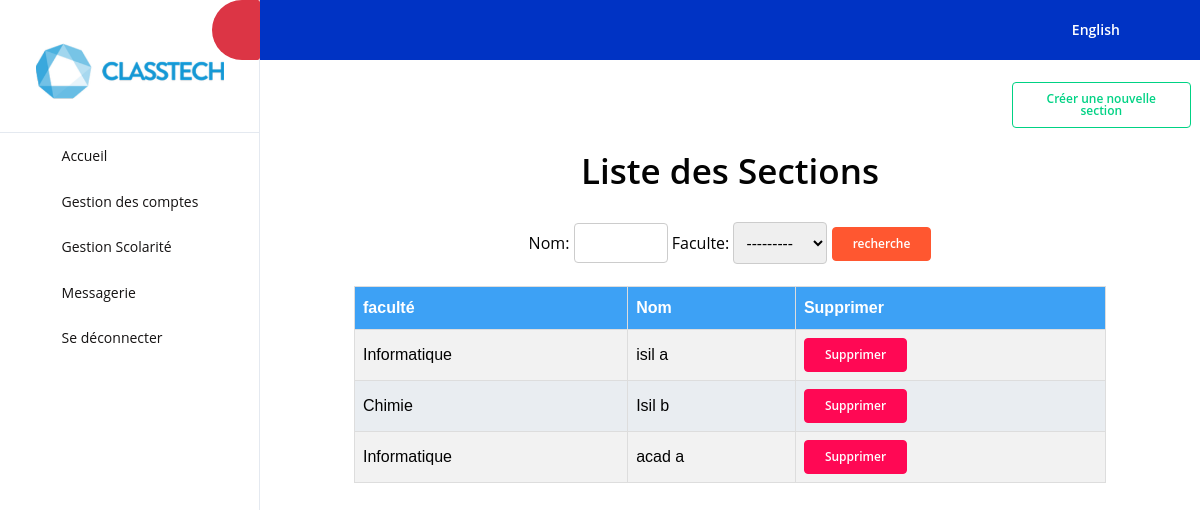
Screenshot of /section/ with the database file from the repository.
### gestion/models.py (models this page shows, shortened)
class faculte(models.Model):
    nom=models.CharField(max_length=50)
    etablissement=models.ForeignKey("etablissement", on_delete=models.CASCADE)
    def __str__(self):
        return self.nom

class section (models.Model):
    nom=models.CharField(max_length=20)
    faculte=models.ForeignKey("faculte", on_delete=models.CASCADE)

### gestion/views.py (the view)
# urls.py: path('section/',sectiontable,name="section"),
def sectiontable(request):
    sec=section.objects.all()
    myfilter=sectionfilter(request.GET ,queryset=sec)
    sec=myfilter.qs
    return render(request,'create/section.html',{'sec':sec,'myfilter':myfilter})

### gestion/templates/create/section.html (shortened to what this page needs)
{% load static %}
<!DOCTYPE html>
<html lang="en">
  <head>
    <link rel="stylesheet" href="{% static 'assets/vendors/mdi/css/materialdesignicons.min.css' %}">
    <link rel="stylesheet" href="{% static 'assets/vendors/flag-icon-css/css/flag-icon.min.css' %}">
    <link rel="stylesheet" href="{% static 'assets/vendors/css/vendor.bundle.base.css' %}">
    <link rel="stylesheet" href="{% static 'assets/vendors/jquery-bar-rating/css-stars.css' %}">
    <link rel="stylesheet" href="{% static 'assets/vendors/font-awesome/css/font-awesome.min.css' %}" >
    <link rel="stylesheet" href="{% static 'assets/css/demo_1/style.css' %}" />
  </head>
  <body>
    <div class="container-scroller">
      <nav class="sidebar sidebar-offcanvas offcanvas-fixed " id="sidebar">
        <ul class="nav">
          <li class="nav-item nav-profile border-bottom">
            <a href={% url 'accueiladmin' %} class="nav-link flex-column">
              <div class="nav-profile-text d-flex ml-0 mb-3 flex-column">
                <br>
                <figure ><img style="width:100%;margin-left:0"src="{% static 'images/logo.PNG'%}" alt="sing up image"></figure>
              </div>
            </a>
          </li>
          <li class="nav-item">
            <a class="nav-link" href={% url 'accueiladmin' %}>
              <i class="mdi mdi-compass-outline menu-icon"></i>
              <span class="menu-title">Accueil</span>
          </li>
          <li class="nav-item">
            <a class="nav-link" data-toggle="collapse" href="#ui-basic" aria-expanded="false" aria-controls="ui-basic">
              <i class="mdi mdi-contacts menu-icon"></i>
              <span class="menu-title">Gestion des comptes</span>
              <i class="menu-arrow"></i>
            </a>
          </li>
          <li class="nav-item">
            <a class="nav-link" data-toggle="collapse" href="#ui-basic" aria-expanded="false" aria-controls="ui-basic">
              <i class="mdi mdi-book-open-variant menu-icon"></i>
              <span class="menu-title">Gestion Scolarité</span>
              <i class="menu-arrow"></i>
            </a>
                </li>
              </ul>
            </div>
          <li class="nav-item">
            <a class="nav-link" href="{%url 'directs' user.username%}" >
              <i class="mdi mdi-email-variant menu-icon"></i>
              <span class="menu-title"> Messagerie</span>
            </a>
          </li>
          <li class="nav-item">
            <a class="nav-link" href="{%url 'logout'%}" >
              <i class="mdi mdi-compass-outline menu-icon"></i>
              <span class="menu-title">Se déconnecter</span>
            </a>
          </li>
        <nav class="navbar default-layout-navbar col-lg-12 col-12 p-0 fixed-top d-flex flex-row">
          <div class="navbar-menu-wrapper d-flex align-items-stretch">
            <button class="navbar-toggler navbar-toggler align-self-center" type="button" data-toggle="minimize">
              <span class="mdi mdi-chevron-double-left"></span>
            </button>
            <ul class="navbar-nav navbar-nav-right">
              <li class="nav-item nav-profile dropdown d-none d-md-block">
                <a class="nav-link dropdown-toggle" id="profileDropdown" href="#" data-toggle="dropdown" aria-expanded="false">
                  <div class="nav-profile-text">English </div>
                </a>
              </li>
              <li class="nav-item nav-logout d-none d-lg-block">
                <li class="nav-item dropdown">
                  <a class="nav-link" id="messageDropdown" href="#" data-toggle="dropdown" aria-expanded="false">
                    <i class="mdi mdi-account-outline"></i>
                  </a>
            </ul>
          </div>
        </nav>
        <div class="main-panel">
          <br>
          <a class="btn btn-outline-success" href={% url 'createsection' %} style="margin-left:80%;margin-right:1%">Créer une nouvelle section</a>
          <br>
          <center> <h1>Liste des Sections</h1> </center>
          <br>
          <center><form method="get">
            {{myfilter.form}}
            <button type="submit" class="btn btn-warning">recherche</button>
          </form></center>
          <br>
          <table id="customers">
            <tr>
              <th>faculté</th>
              <th>Nom</th>
              <th>Supprimer</th>
            </tr>
            {% for item in sec  %}
            <tr>
              <td> {{item.faculte}} </td>
              <td> {{item.nom}} </td>
              <td><a href={% url 'deletesection' item.id %} type="button" class="btn btn-danger">Supprimer</a> </td>
            </tr>
            {% endfor %}
          </table>
     </div>
  </body>
</html>

### gestion/templates/create/section.html (style rules this page uses)
input, select { width: 10%; padding: 8px 8px; margin-left: 5%; display: inline-block; border: 1px solid #ccc; border-radius: 4px; box-sizing: border-box; }
#customers { font-family: Arial, Helvetica, sans-serif; border-collapse: collapse; width: 80%; margin-left:10%; }
#customers td, #customers th { border: 1px solid #ddd; padding: 8px; }
#customers tr:nth-child(even) { background-color: #f2f2f2; }
#customers tr:nth-child(odd) { background-color: #E9EDF1; }
#customers th { padding-top: 12px; padding-bottom: 12px; text-align: left; background-color: #3DA1F5 ; color: white; }

### rows the page displays
section: faculte "Informatique", nom "isil a"
section: faculte "Chimie", nom "Isil b"
section: faculte "Informatique", nom "acad a"
